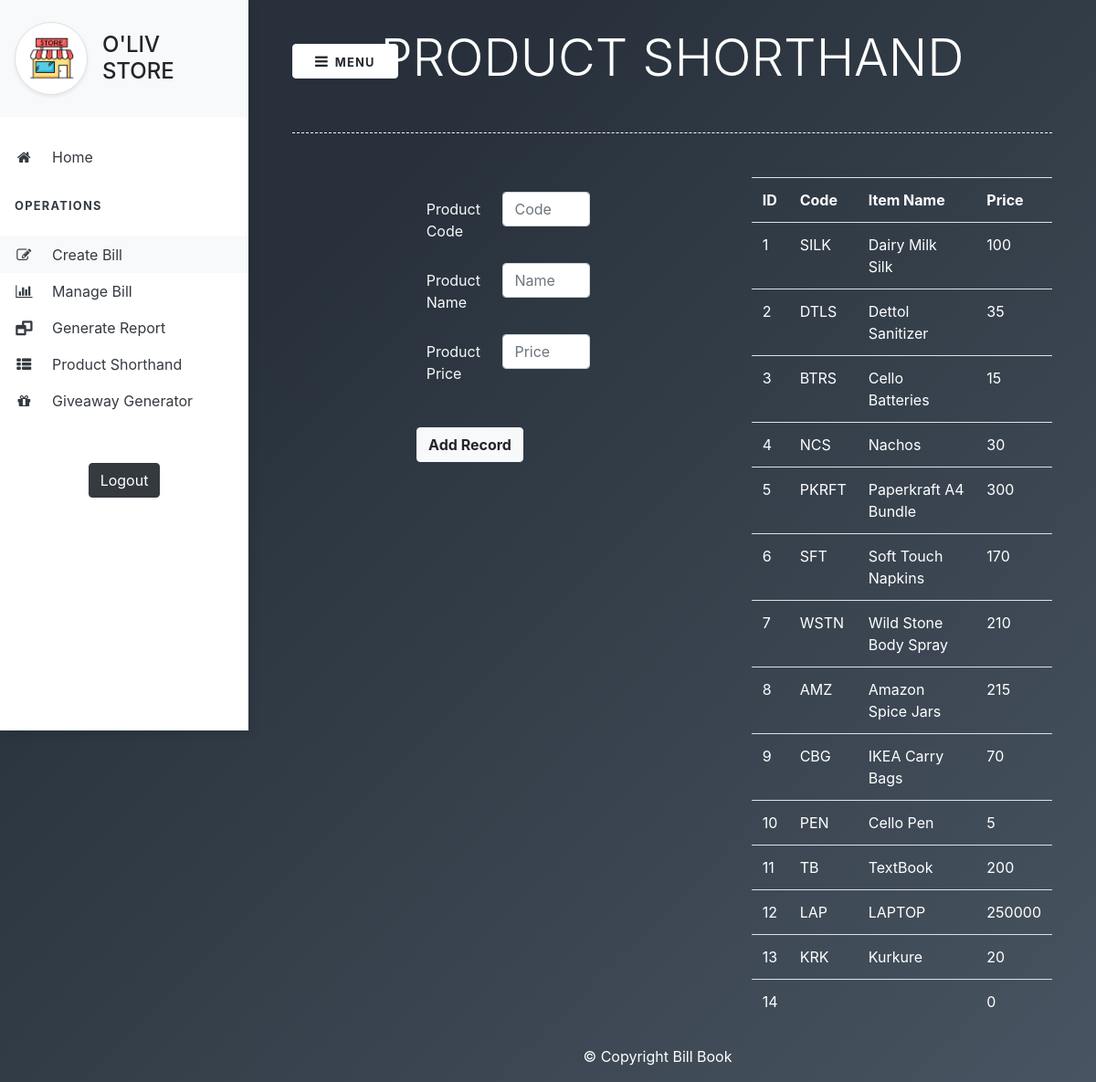
The app's page /productshorthand.php (signed in) with its own data.
### tables this page shows
CREATE TABLE `products` (
  `id` int(11) NOT NULL,
  `user_id` int(11) NOT NULL,
  `code` varchar(10) NOT NULL,
  `prod_name` varchar(255) NOT NULL,
  `price` int(11) NOT NULL
);

### productshorthand.php (the view, shortened to what this page needs)
<?php
  include 'connect.php';
?>
<!DOCTYPE html>
<html>
<head>
    <link rel="stylesheet" href="https://stackpath.bootstrapcdn.com/bootstrap/4.1.3/css/bootstrap.min.css">
    <link rel="stylesheet" href="https://stackpath.bootstrapcdn.com/font-awesome/4.7.0/css/font-awesome.min.css">
    <link rel="stylesheet" href="productshorthand.css">
</head>
<body>
<div class="vertical-nav bg-white" id="sidebar">
  <div class="py-4 px-3 mb-4 bg-light">
    <div class="media d-flex align-items-center">
      <img loading="lazy" src="pic.jpg" alt="..." width="80" height="80" class="mr-3 rounded-circle img-thumbnail shadow-sm">
      <div class="media-body">
        <h4 class="m-0"><?php echo $_SESSION['name']; ?></h4>
      </div>
    </div>
  </div>
  <ul class="nav flex-column bg-white mb-0">
    <li class="nav-item">
      <a href="index.php" class="nav-link text-dark">
                <i class="fa fa-home mr-3 text-dark fa-fw"></i>
                Home
            </a>
    </li>
  </ul>
  <br>
  <p class="text-dark font-weight-bold text-uppercase px-3 small pb-4 mb-0">Operations</p>
  <ul class="nav flex-column bg-white mb-0">
    <li class="nav-item">
      <a href="createbill.php" class="nav-link text-dark bg-light">
                <i class="fa fa-pencil-square-o mr-3 text-dark fa-fw"></i>
                Create Bill
            </a>
    </li>
    <li class="nav-item">
      <a href="managebill.php" class="nav-link text-dark">
                <i class="fa fa-bar-chart mr-3 text-dark fa-fw"></i>
                Manage Bill
            </a>
    </li>
    <li class="nav-item">
      <a href="generatereport.php" class="nav-link text-dark">
                <i class="fa fa-window-restore mr-3 text-dark fa-fw"></i>
                Generate Report
            </a>
    </li>
	<li class="nav-item">
		<a href="productshorthand.php" class="nav-link text-dark">
				  <i class="fa fa-th-list mr-3 text-dark fa-fw"></i>
				  Product Shorthand
			  </a>
	  </li>
	  <li class="nav-item">
		<a href="giveawaygenerator.php" class="nav-link text-dark">
				  <i class="fa fa-gift mr-3 text-dark fa-fw"></i>
				  Giveaway Generator
			  </a>
	  </li>
  </ul>
  <div class="mt-5 text-center">
	<button type="button" class="btn btn-dark"><a href="logout.php" style="color:white;text-decoration: none;">Logout</a></button>
	</div>
</div>
<div class="page-content p-5" id="content">
  <button id="sidebarCollapse" type="button" class="btn btn-light bg-white rounded-pill shadow-sm px-4 mb-4"><i class="fa fa-bars mr-2"></i><small class="text-uppercase font-weight-bold">Menu</small></button>
  <h2 class="display-4 text-white text-center title">PRODUCT SHORTHAND</h2>
  <div class="separator"></div>
  <div class="row text-white">
    <div class="col-sm-7">
      <p class="lead">
        <form action=" " method="POST">
          <div class="form-group row d-flex justify-content-center">
            <label for="pcode" class="col-sm-2 col-form-label text-light">Product Code</label>
            <div class="col-sm-3">
              <input type="text" class="form-control" name="pcode" id="pcode" placeholder="Code">
            </div>
          </div>
          <div class="form-group row d-flex justify-content-center">
              <label for="pname" class="col-sm-2 col-form-label text-light">Product Name</label>
              <div class="col-sm-3">
                <input type="text" class="form-control" name="pname" id="pname" placeholder="Name">
              </div>
            </div>
            <div class="form-group row d-flex justify-content-center">
              <label for="pprice" class="col-sm-2 col-form-label text-light">Product Price</label>
              <div class="col-sm-3">
                <input type="text" class="form-control" name="pprice" id="pprice" placeholder="Price">
              </div>
            </div>
          <div class="form-group row">
            <div class="col-sm-10 mt-4 text-center">
              <button type="submit" class="btn btn-light" name="submit"><b>Add Record</b></button>
            </div>
          </div>
        </form>
      </p>
    </div>
    <div class="col-sm-5">
      <?php
      $value=$_SESSION['user_id'];
          $sql="SELECT * FROM products WHERE user_id='$value'";
          $result = mysqli_query($conn,$sql);
          $num_rows= mysqli_num_rows($result);
          if ($num_rows>= 1) {
              echo "<center><table class='table'><tr><th>ID</th><th>Code</th><th>Item Name</th><th>Price</th></tr>";
              $count=1;
              while($num_rows!=0)
              {
                  $row = mysqli_fetch_assoc($result);
                  echo "<tr><td>".$count."</td><td>".$row['code']."</td><td>".$row['prod_name']."</td><td>".$row['price']."</td></tr>";
                  $num_rows--;
                  $count++;
              }
              echo "</table><center>";
          }else{
              echo "<center><h3>Database is empty!!<h3></center>";
          }
      ?>
        </div>
      </div>
    </div>
<div class="footer">
    <p>&copy; Copyright Bill Book</p>
</div>
</body>
</html>

### productshorthand.css (style rules this page uses)
body { background-color: #485461; background-image: linear-gradient(315deg, #485461 0%, #28313b 74%); min-height: 100vh; overflow-x: hidden; }
.vertical-nav { min-width: 17rem; width: 17rem; height: 100vh; position: fixed; top: 0; left: 0; box-shadow: 3px 3px 10px rgba(0, 0, 0, 0.1); transition: all 0.4s; }
.title { margin-top:-80px; }
.page-content { width: calc(100% - 17rem); margin-left: 17rem; transition: all 0.4s; }
.separator { margin: 3rem 0; border-bottom: 1px dashed #fff; }
.text-uppercase { letter-spacing: 0.1em; }
.nav-link { text-transform: capitalize; }
.footer { position: fixed; left: 0; bottom: 0; width: 120%; color: white; text-align: center; }

### records on screen
products: code "SILK", prod_name "Dairy Milk Silk", price "100"
products: code "DTLS", prod_name "Dettol Sanitizer", price "35"
products: code "BTRS", prod_name "Cello Batteries", price "15"
products: code "NCS", prod_name "Nachos", price "30"
products: code "PKRFT", prod_name "Paperkraft A4 Bundle", price "300"
products: code "SFT", prod_name "Soft Touch Napkins", price "170"
products: code "WSTN", prod_name "Wild Stone Body Spray", price "210"
products: code "AMZ", prod_name "Amazon Spice Jars", price "215"
products: code "CBG", prod_name "IKEA Carry Bags", price "70"
products: code "PEN", prod_name "Cello Pen", price "5"
products: code "TB", prod_name "TextBook", price "200"
products: code "LAP", prod_name "LAPTOP", price "250000"
products: code "KRK", prod_name "Kurkure", price "20"
products: price "0"

### other values on screen
$_SESSION['name'] "O'LIV STORE"
